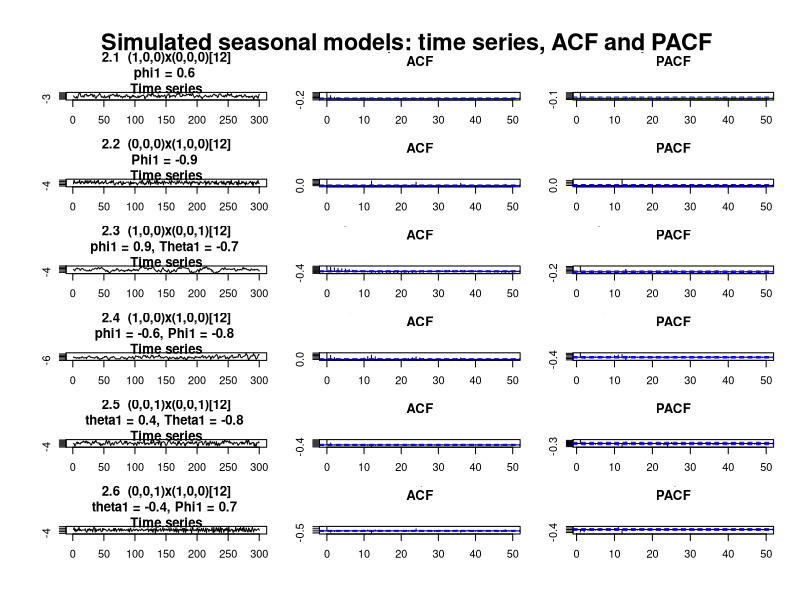

Write the R code that produced this figure.
# ============================================================
# Module: simulate_and_plot_seasonal_models.R
# Purpose:
#   Simulate the six seasonal models from the assignment and
#   plot each model as:
#     1) time series
#     2) ACF
#     3) PACF
#   in one large matrix plot.
#
# Notes:
#   arima.sim() has no direct seasonal argument, so the seasonal
#   AR and MA terms are inserted manually at lags 12, 13, etc.
# ============================================================

simulate_and_plot_seasonal_models <- function(
    n = 300,
    burnin = 300,
    seasonal_period = 12,
    seed = 123,
    max_lag = 50
) {
  set.seed(seed)

  s <- seasonal_period

  # ----------------------------------------------------------
  # Helper: simulate one model
  # ----------------------------------------------------------
  simulate_model <- function(name, ar = NULL, ma = NULL, n = 300, burnin = 300) {
    x <- arima.sim(
      n = n,
      model = list(ar = ar, ma = ma),
      n.start = burnin
    )
    list(name = name, x = as.numeric(x), ar = ar, ma = ma)
  }

  # ----------------------------------------------------------
  # 2.1  (1,0,0) x (0,0,0)_12
  # phi1 = 0.6
  #
  # (1 - 0.6 B) Y_t = e_t
  # ----------------------------------------------------------
  m1 <- simulate_model(
    name = "2.1  (1,0,0)x(0,0,0)[12]\nphi1 = 0.6",
    ar = c(0.6),
    n = n,
    burnin = burnin
  )

  # ----------------------------------------------------------
  # 2.2  (0,0,0) x (1,0,0)_12
  # Phi1 = -0.9
  #
  # Assignment notation:
  #   Phi(B^12) = 1 + Phi1 B^12 = 1 - 0.9 B^12
  # Recursive form gives lag-12 AR coefficient = 0.9
  # ----------------------------------------------------------
  ar_12 <- rep(0, s)
  ar_12[s] <- 0.9

  m2 <- simulate_model(
    name = "2.2  (0,0,0)x(1,0,0)[12]\nPhi1 = -0.9",
    ar = ar_12,
    n = n,
    burnin = burnin
  )

  # ----------------------------------------------------------
  # 2.3  (1,0,0) x (0,0,1)_12
  # phi1 = 0.9, Theta1 = -0.7
  #
  # (1 - 0.9B)Y_t = (1 - 0.7B^12)e_t
  # AR lag 1 = 0.9
  # MA lag 12 = -0.7
  # ----------------------------------------------------------
  ma_12_a <- rep(0, s)
  ma_12_a[s] <- -0.7

  m3 <- simulate_model(
    name = "2.3  (1,0,0)x(0,0,1)[12]\nphi1 = 0.9, Theta1 = -0.7",
    ar = c(0.9),
    ma = ma_12_a,
    n = n,
    burnin = burnin
  )

  # ----------------------------------------------------------
  # 2.4  (1,0,0) x (1,0,0)_12
  # phi1 = -0.6, Phi1 = -0.8
  #
  # (1 - 0.6B)(1 - 0.8B^12)
  # = 1 - 0.6B - 0.8B^12 + 0.48B^13
  #
  # Recursive AR coefficients:
  # lag 1  = 0.6
  # lag 12 = 0.8
  # lag 13 = -0.48
  # ----------------------------------------------------------
  ar_13 <- rep(0, s + 1)
  ar_13[1]  <- 0.6
  ar_13[12] <- 0.8
  ar_13[13] <- -0.48

  m4 <- simulate_model(
    name = "2.4  (1,0,0)x(1,0,0)[12]\nphi1 = -0.6, Phi1 = -0.8",
    ar = ar_13,
    n = n,
    burnin = burnin
  )

  # ----------------------------------------------------------
  # 2.5  (0,0,1) x (0,0,1)_12
  # theta1 = 0.4, Theta1 = -0.8
  #
  # (1 + 0.4B)(1 - 0.8B^12)
  # = 1 + 0.4B - 0.8B^12 - 0.32B^13
  #
  # MA coefficients:
  # lag 1  = 0.4
  # lag 12 = -0.8
  # lag 13 = -0.32
  # ----------------------------------------------------------
  ma_13 <- rep(0, s + 1)
  ma_13[1]  <- 0.4
  ma_13[12] <- -0.8
  ma_13[13] <- -0.32

  m5 <- simulate_model(
    name = "2.5  (0,0,1)x(0,0,1)[12]\ntheta1 = 0.4, Theta1 = -0.8",
    ma = ma_13,
    n = n,
    burnin = burnin
  )

  # ----------------------------------------------------------
  # 2.6  (0,0,1) x (1,0,0)_12
  # theta1 = -0.4, Phi1 = 0.7
  #
  # MA part: 1 - 0.4B
  # Seasonal AR part: 1 + 0.7B^12
  #
  # Recursive AR lag 12 = -0.7
  # MA lag 1 = -0.4
  # ----------------------------------------------------------
  ar_12_b <- rep(0, s)
  ar_12_b[s] <- -0.7

  m6 <- simulate_model(
    name = "2.6  (0,0,1)x(1,0,0)[12]\ntheta1 = -0.4, Phi1 = 0.7",
    ar = ar_12_b,
    ma = c(-0.4),
    n = n,
    burnin = burnin
  )

  models <- list(m1, m2, m3, m4, m5, m6)

  # ----------------------------------------------------------
  # Plot all models in one large matrix:
  # each row = one model
  # columns = series, ACF, PACF
  # ----------------------------------------------------------
  old_par <- par(no.readonly = TRUE)
  on.exit(par(old_par))

  par(
    mfrow = c(length(models), 3),
    mar = c(3, 3, 3, 1),
    oma = c(2, 2, 4, 1)
  )

  for (m in models) {
    # Time series
    plot(
      m$x,
      type = "l",
      main = paste(m$name, "\nTime series"),
      xlab = "Time",
      ylab = "Y_t"
    )

    # ACF
    acf(
      m$x,
      lag.max = max_lag,
      main = paste(m$name, "\nACF")
    )

    # PACF
    pacf(
      m$x,
      lag.max = max_lag,
      main = paste(m$name, "\nPACF")
    )
  }

  mtext(
    "Simulated seasonal models: time series, ACF and PACF",
    outer = TRUE,
    cex = 1.4,
    font = 2
  )

  invisible(models)
}

# ============================================================
# Example usage
# ============================================================
models <- simulate_and_plot_seasonal_models()
